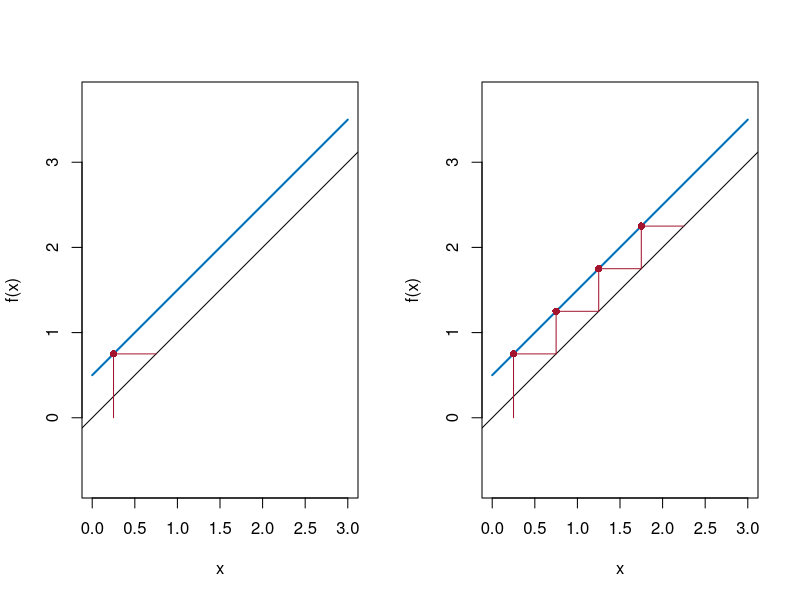

Source code (R):
# Abb. 1.25: Treppendiagramm zu x_{n+1} = x_n + 0.5 (Buch, Abschnitt 1.4)
# x_0 = 0.25; links ein Schritt, rechts vier Schritte. Der Graph von f schneidet y = x nicht: kein stationärer Zustand.
# (c) 2026 Philipp Kügler · Programm zum Buch „Dynamische Systeme in den Lebenswissenschaften“ · MIT-Lizenz (siehe LICENSE)
f <- function(x) x + 0.5
x <- numeric(5); x[1] <- 0.25
for (k in 1:4) x[k + 1] <- f(x[k])
cat("x_0 ... x_4 =", sprintf("%g", x), "\n")

treppe <- function(x, unten = 0) {      # Punkte der Treppe: senkrecht zum Graphen, waagrecht zur Winkelhalbierenden
  px <- x[1]; py <- unten
  for (k in 1:(length(x) - 1)) { px <- c(px, x[k], x[k + 1]); py <- c(py, x[k + 1], x[k + 1]) }
  list(x = px, y = py)
}
rot <- rgb(0.64, 0.08, 0.18)
par(mfrow = c(1, 2))
for (s in c(1, 4)) {
  plot(c(0, 3), c(f(0), f(3)), type = "l", col = rgb(0, 0.447, 0.741), lwd = 2, asp = 1, xlim = c(0, 3), ylim = c(0, 3),
       xlab = "x", ylab = "f(x)")
  abline(0, 1)
  lines(treppe(x[1:(s + 1)]), col = rot)
  points(x[1:s], x[2:(s + 1)], pch = 16, col = rot)       # Punkte (x_n, x_{n+1})
}
